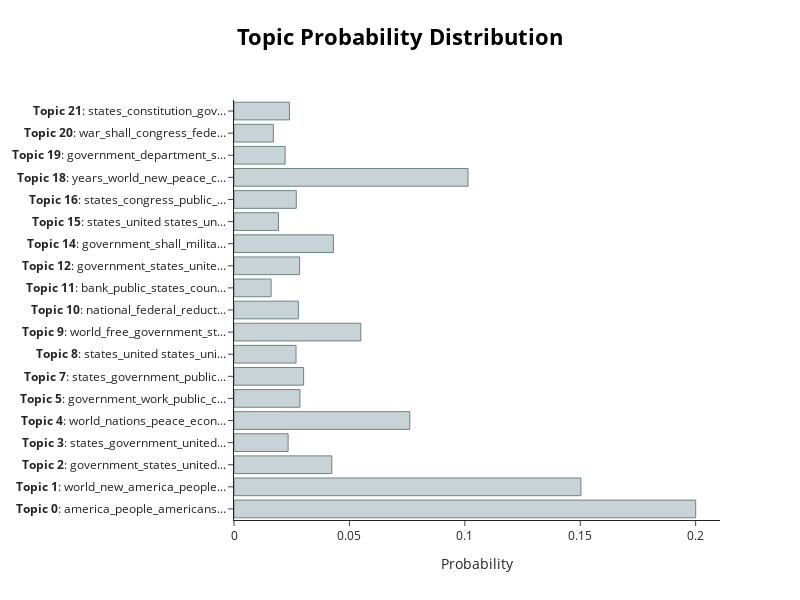

Source (notebook cell):
### Code cell
topic_distr, _ = topic_model.approximate_distribution(docs)
topic_model.visualize_distribution(topic_distr[1])

### Figure 1 — Plotly figure (JSON) as saved in the notebook; plotly's stock layout.template omitted (floating-point values rounded to 4 significant figures)
{"data": [{"marker": {"color": "#C8D2D7", "line": {"color": "#6E8484", "width": 1}}, "orientation": "h", "type": "bar", "x": [0.2, 0.1503, 0.04238, 0.02344, 0.07616, 0.02856, 0.03016, 0.02687, 0.05494, 0.02789, 0.01607, 0.02843, 0.04306, 0.01926, 0.02699, 0.1014, 0.02215, 0.01705, 0.02402], "y": ["<b>Topic 0</b>: america_people_americans...", "<b>Topic 1</b>: world_new_america_people...", "<b>Topic 2</b>: government_states_united...", "<b>Topic 3</b>: states_government_united...", "<b>Topic 4</b>: world_nations_peace_econ...", "<b>Topic 5</b>: government_work_public_c...", "<b>Topic 7</b>: states_government_public...", "<b>Topic 8</b>: states_united states_uni...", "<b>Topic 9</b>: world_free_government_st...", "<b>Topic 10</b>: national_federal_reduct...", "<b>Topic 11</b>: bank_public_states_coun...", "<b>Topic 12</b>: government_states_unite...", "<b>Topic 14</b>: government_shall_milita...", "<b>Topic 15</b>: states_united states_un...", "<b>Topic 16</b>: states_congress_public_...", "<b>Topic 18</b>: years_world_new_peace_c...", "<b>Topic 19</b>: government_department_s...", "<b>Topic 20</b>: war_shall_congress_fede...", "<b>Topic 21</b>: states_constitution_gov..."]}], "layout": {"height": 600, "hoverlabel": {"bgcolor": "white", "font": {"family": "Rockwell", "size": 16}}, "title": {"font": {"color": "Black", "size": 22}, "text": "<b>Topic Probability Distribution</b>", "x": 0.5, "xanchor": "center", "y": 0.95, "yanchor": "top"}, "width": 800, "xaxis": {"title": {"text": "Probability"}}}}
